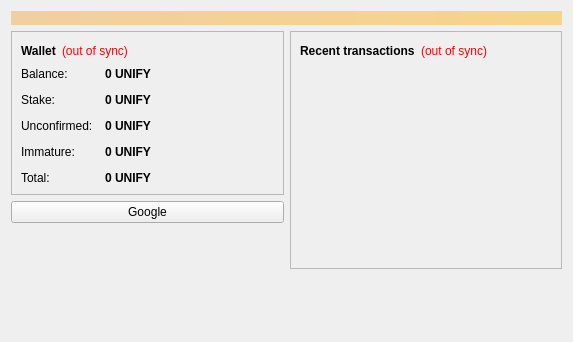
<?xml version="1.0" encoding="UTF-8"?>
<ui version="4.0">
 <class>OverviewPage</class>
 <widget class="QWidget" name="OverviewPage">
  <property name="geometry">
   <rect>
    <x>0</x>
    <y>0</y>
    <width>573</width>
    <height>342</height>
   </rect>
  </property>
  <property name="windowTitle">
   <string>Form</string>
  </property>
  <layout class="QVBoxLayout" name="topLayout">
   <item>
    <widget class="QLabel" name="labelAlerts">
     <property name="visible">
      <bool>false</bool>
     </property>
     <property name="styleSheet">
      <string notr="true">background-color: qlineargradient(x1: 0, y1: 0, x2: 1, y2: 0, stop:0 #F0D0A0, stop:1 #F8D488); color:#000000;</string>
     </property>
     <property name="wordWrap">
      <bool>true</bool>
     </property>
     <property name="margin">
      <number>3</number>
     </property>
    </widget>
   </item>
   <item>
    <layout class="QHBoxLayout" name="horizontalLayout" stretch="1,1">
     <item>
      <layout class="QVBoxLayout" name="verticalLayout_2">
       <item>
        <widget class="QFrame" name="frame">
         <property name="frameShape">
          <enum>QFrame::StyledPanel</enum>
         </property>
         <property name="frameShadow">
          <enum>QFrame::Raised</enum>
         </property>
         <layout class="QVBoxLayout" name="verticalLayout_4">
          <item>
           <layout class="QHBoxLayout" name="horizontalLayout_4">
            <item>
             <widget class="QLabel" name="label_5">
              <property name="font">
               <font>
                <weight>75</weight>
                <bold>true</bold>
               </font>
              </property>
              <property name="text">
               <string>Wallet</string>
              </property>
             </widget>
            </item>
            <item>
             <widget class="QLabel" name="labelWalletStatus">
              <property name="toolTip">
               <string>The displayed information may be out of date. Your wallet automatically synchronizes with the Unify network after a connection is established, but this process has not completed yet.</string>
              </property>
              <property name="styleSheet">
               <string notr="true">QLabel { color: red; }</string>
              </property>
              <property name="text">
               <string notr="true">(out of sync)</string>
              </property>
              <property name="alignment">
               <set>Qt::AlignLeading|Qt::AlignLeft|Qt::AlignVCenter</set>
              </property>
             </widget>
            </item>
            <item>
             <spacer name="horizontalSpacer_2">
              <property name="orientation">
               <enum>Qt::Horizontal</enum>
              </property>
              <property name="sizeHint" stdset="0">
               <size>
                <width>40</width>
                <height>20</height>
               </size>
              </property>
             </spacer>
            </item>
           </layout>
          </item>
          <item>
           <layout class="QFormLayout" name="formLayout_2">
            <property name="fieldGrowthPolicy">
             <enum>QFormLayout::AllNonFixedFieldsGrow</enum>
            </property>
            <property name="horizontalSpacing">
             <number>12</number>
            </property>
            <property name="verticalSpacing">
             <number>12</number>
            </property>
            <item row="0" column="0">
             <widget class="QLabel" name="label">
              <property name="text">
               <string>Balance:</string>
              </property>
             </widget>
            </item>
            <item row="0" column="1">
             <widget class="QLabel" name="labelBalance">
              <property name="font">
               <font>
                <weight>75</weight>
                <bold>true</bold>
               </font>
              </property>
              <property name="cursor">
               <cursorShape>IBeamCursor</cursorShape>
              </property>
              <property name="toolTip">
               <string>Your current balance</string>
              </property>
              <property name="text">
               <string notr="true">0 UNIFY</string>
              </property>
              <property name="textInteractionFlags">
               <set>Qt::LinksAccessibleByMouse|Qt::TextSelectableByKeyboard|Qt::TextSelectableByMouse</set>
              </property>
             </widget>
            </item>
            <item row="1" column="0">
             <widget class="QLabel" name="labelStakeText">
              <property name="text">
               <string>Stake:</string>
              </property>
             </widget>
            </item>
            <item row="1" column="1">
             <widget class="QLabel" name="labelStake">
              <property name="font">
               <font>
                <weight>75</weight>
                <bold>true</bold>
               </font>
              </property>
              <property name="cursor">
               <cursorShape>IBeamCursor</cursorShape>
              </property>
              <property name="toolTip">
               <string>Total of coins that were staked and do not yet count toward the current balance</string>
              </property>
              <property name="text">
               <string notr="true">0 UNIFY</string>
              </property>
              <property name="textInteractionFlags">
               <set>Qt::LinksAccessibleByMouse|Qt::TextSelectableByKeyboard|Qt::TextSelectableByMouse</set>
              </property>
             </widget>
            </item>
            <item row="2" column="0">
             <widget class="QLabel" name="label_3">
              <property name="text">
               <string>Unconfirmed:</string>
              </property>
             </widget>
            </item>
            <item row="2" column="1">
             <widget class="QLabel" name="labelUnconfirmed">
              <property name="font">
               <font>
                <weight>75</weight>
                <bold>true</bold>
               </font>
              </property>
              <property name="cursor">
               <cursorShape>IBeamCursor</cursorShape>
              </property>
              <property name="toolTip">
               <string>Total of transactions that have yet to be confirmed, and do not yet count toward the current balance</string>
              </property>
              <property name="text">
               <string notr="true">0 UNIFY</string>
              </property>
              <property name="textInteractionFlags">
               <set>Qt::LinksAccessibleByMouse|Qt::TextSelectableByKeyboard|Qt::TextSelectableByMouse</set>
              </property>
             </widget>
            </item>
            <item row="3" column="0">
             <widget class="QLabel" name="labelImmatureText">
              <property name="text">
               <string>Immature:</string>
              </property>
             </widget>
            </item>
            <item row="3" column="1">
             <widget class="QLabel" name="labelImmature">
              <property name="font">
               <font>
                <weight>75</weight>
                <bold>true</bold>
               </font>
              </property>
              <property name="toolTip">
               <string>Mined balance that has not yet matured</string>
              </property>
              <property name="text">
               <string notr="true">0 UNIFY</string>
              </property>
              <property name="textInteractionFlags">
               <set>Qt::LinksAccessibleByMouse|Qt::TextSelectableByKeyboard|Qt::TextSelectableByMouse</set>
              </property>
             </widget>
            </item>
            <item row="4" column="0">
             <widget class="QLabel" name="labelTotalText">
              <property name="text">
               <string>Total:</string>
              </property>
             </widget>
            </item>
            <item row="4" column="1">
             <widget class="QLabel" name="labelTotal">
              <property name="font">
               <font>
                <weight>75</weight>
                <bold>true</bold>
               </font>
              </property>
              <property name="toolTip">
               <string>Your current total balance</string>
              </property>
              <property name="text">
               <string notr="true">0 UNIFY</string>
              </property>
              <property name="textInteractionFlags">
               <set>Qt::LinksAccessibleByMouse|Qt::TextSelectableByKeyboard|Qt::TextSelectableByMouse</set>
              </property>
             </widget>
            </item>
           </layout>
          </item>
         </layout>
        </widget>
       </item>
       <item>
        <widget class="QPushButton" name="pushButton">
         <property name="text">
          <string>Google</string>
         </property>
        </widget>
       </item>
       <item>
        <spacer name="verticalSpacer">
         <property name="orientation">
          <enum>Qt::Vertical</enum>
         </property>
         <property name="sizeHint" stdset="0">
          <size>
           <width>20</width>
           <height>40</height>
          </size>
         </property>
        </spacer>
       </item>
      </layout>
     </item>
     <item>
      <layout class="QVBoxLayout" name="verticalLayout_3">
       <item>
        <widget class="QFrame" name="frame_2">
         <property name="frameShape">
          <enum>QFrame::StyledPanel</enum>
         </property>
         <property name="frameShadow">
          <enum>QFrame::Raised</enum>
         </property>
         <layout class="QVBoxLayout" name="verticalLayout">
          <item>
           <layout class="QHBoxLayout" name="horizontalLayout_2">
            <item>
             <widget class="QLabel" name="label_4">
              <property name="text">
               <string>&lt;b&gt;Recent transactions&lt;/b&gt;</string>
              </property>
             </widget>
            </item>
            <item>
             <widget class="QLabel" name="labelTransactionsStatus">
              <property name="toolTip">
               <string>The displayed information may be out of date. Your wallet automatically synchronizes with the Unify network after a connection is established, but this process has not completed yet.</string>
              </property>
              <property name="styleSheet">
               <string notr="true">QLabel { color: red; }</string>
              </property>
              <property name="text">
               <string notr="true">(out of sync)</string>
              </property>
              <property name="alignment">
               <set>Qt::AlignRight|Qt::AlignTrailing|Qt::AlignVCenter</set>
              </property>
             </widget>
            </item>
            <item>
             <spacer name="horizontalSpacer">
              <property name="orientation">
               <enum>Qt::Horizontal</enum>
              </property>
              <property name="sizeHint" stdset="0">
               <size>
                <width>40</width>
                <height>20</height>
               </size>
              </property>
             </spacer>
            </item>
           </layout>
          </item>
          <item>
           <widget class="QListView" name="listTransactions">
            <property name="styleSheet">
             <string notr="true">QListView { background: transparent; }</string>
            </property>
            <property name="frameShape">
             <enum>QFrame::NoFrame</enum>
            </property>
            <property name="verticalScrollBarPolicy">
             <enum>Qt::ScrollBarAlwaysOff</enum>
            </property>
            <property name="horizontalScrollBarPolicy">
             <enum>Qt::ScrollBarAlwaysOff</enum>
            </property>
            <property name="selectionMode">
             <enum>QAbstractItemView::NoSelection</enum>
            </property>
           </widget>
          </item>
         </layout>
        </widget>
       </item>
       <item>
        <spacer name="verticalSpacer_2">
         <property name="orientation">
          <enum>Qt::Vertical</enum>
         </property>
         <property name="sizeHint" stdset="0">
          <size>
           <width>20</width>
           <height>40</height>
          </size>
         </property>
        </spacer>
       </item>
      </layout>
     </item>
    </layout>
   </item>
  </layout>
 </widget>
 <resources/>
 <connections/>
</ui>
